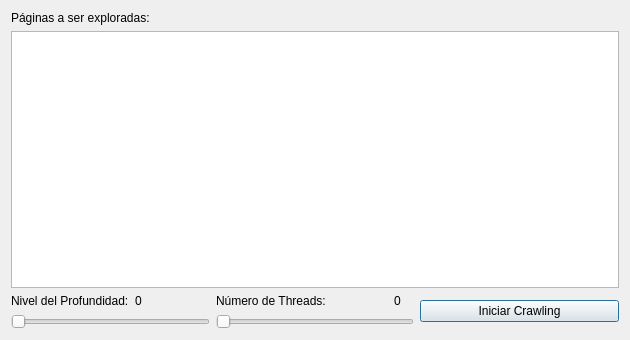
<?xml version="1.0" encoding="UTF-8"?>
<ui version="4.0">
 <class>Dialog</class>
 <widget class="QDialog" name="Dialog">
  <property name="geometry">
   <rect>
    <x>0</x>
    <y>0</y>
    <width>630</width>
    <height>340</height>
   </rect>
  </property>
  <property name="windowTitle">
   <string>Crawling!</string>
  </property>
  <property name="autoFillBackground">
   <bool>false</bool>
  </property>
  <layout class="QGridLayout" name="gridLayout_3">
   <item row="0" column="0">
    <widget class="QLabel" name="label_5">
     <property name="text">
      <string>Páginas a ser exploradas:</string>
     </property>
    </widget>
   </item>
   <item row="1" column="0" colspan="3">
    <widget class="QTableView" name="tabla_paginas"/>
   </item>
   <item row="2" column="0">
    <layout class="QGridLayout" name="gridLayout">
     <item row="0" column="1">
      <widget class="QLabel" name="label_nivel_profundidad">
       <property name="text">
        <string>0</string>
       </property>
      </widget>
     </item>
     <item row="0" column="0">
      <widget class="QLabel" name="label">
       <property name="text">
        <string>Nivel del Profundidad:</string>
       </property>
      </widget>
     </item>
     <item row="1" column="0" colspan="2">
      <widget class="QSlider" name="horizontalSlide_nivel_profundidad">
       <property name="orientation">
        <enum>Qt::Horizontal</enum>
       </property>
      </widget>
     </item>
    </layout>
   </item>
   <item row="2" column="1">
    <layout class="QGridLayout" name="gridLayout_2">
     <item row="0" column="1">
      <widget class="QLabel" name="label_numero_threads">
       <property name="maximumSize">
        <size>
         <width>20</width>
         <height>16777215</height>
        </size>
       </property>
       <property name="text">
        <string>0</string>
       </property>
      </widget>
     </item>
     <item row="0" column="0">
      <widget class="QLabel" name="label_4">
       <property name="text">
        <string>Número de Threads:</string>
       </property>
      </widget>
     </item>
     <item row="1" column="0" colspan="2">
      <widget class="QSlider" name="horizontalSlider_numero_threads">
       <property name="orientation">
        <enum>Qt::Horizontal</enum>
       </property>
      </widget>
     </item>
    </layout>
   </item>
   <item row="2" column="2">
    <widget class="QPushButton" name="botonIniciarCrawl">
     <property name="text">
      <string>Iniciar Crawling</string>
     </property>
    </widget>
   </item>
  </layout>
 </widget>
 <resources/>
 <connections/>
</ui>
